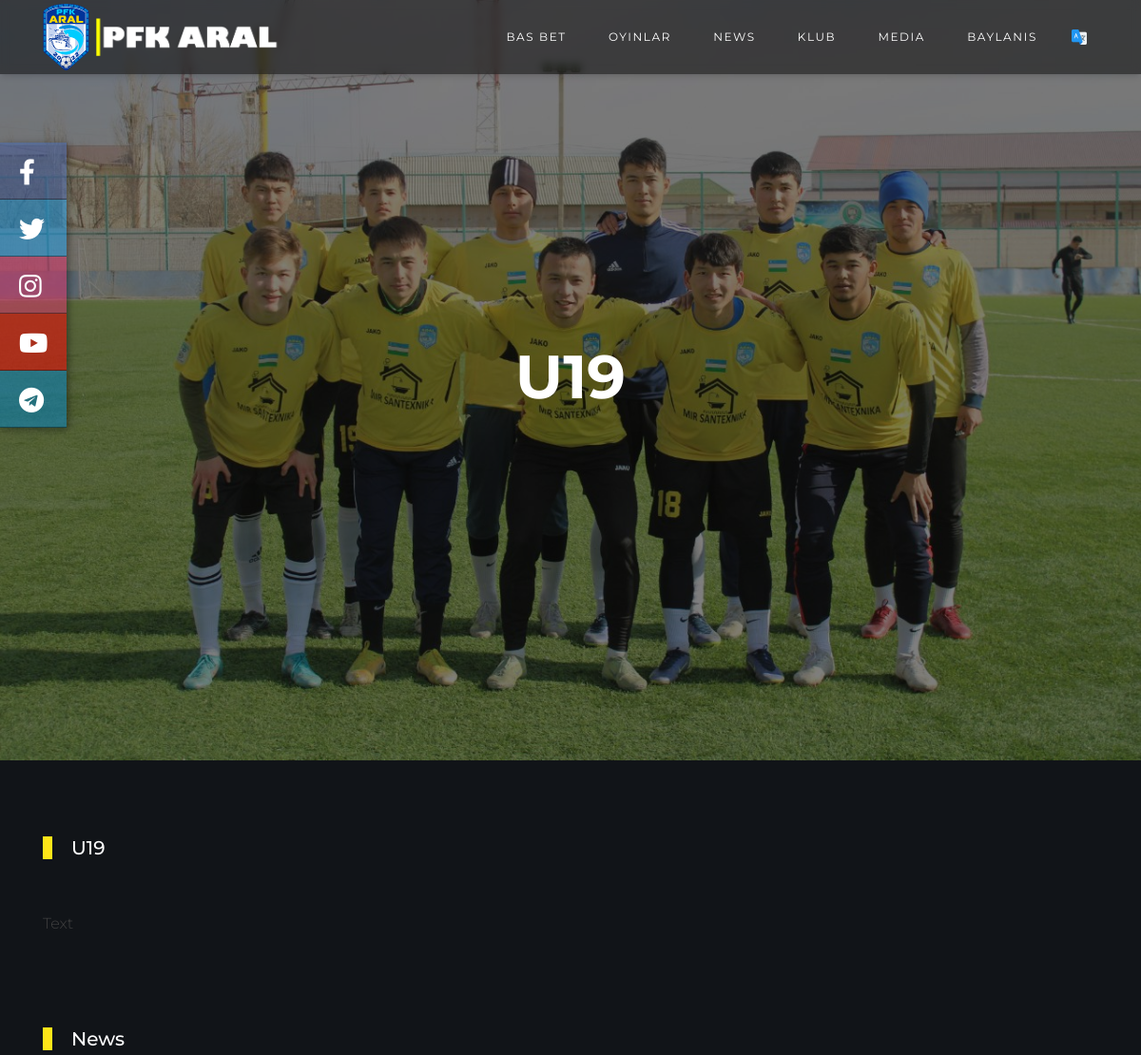
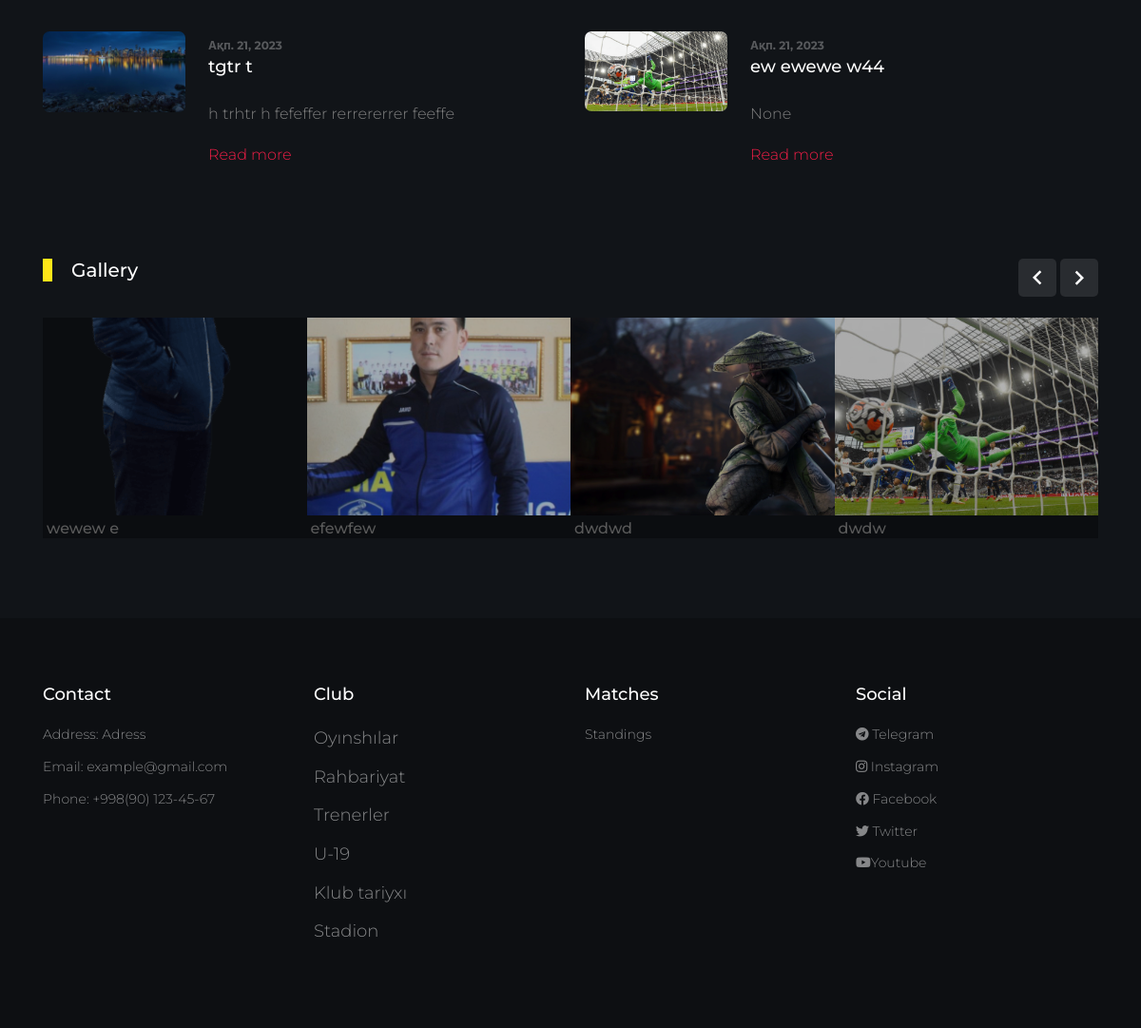
/kk/U-19/, run on the app's committed database (2 pictures, top to bottom).
### home/models.py (models this page shows, shortened)
class Contact(models.Model):
    address = models.CharField(max_length=200, verbose_name="Mánzil", default="Adress")
    phone_number = models.CharField(default="+998(90) 123-45-67", verbose_name='Telefon nomeri', max_length=20)
    email = models.EmailField(verbose_name='Elektron pochta')
    image = models.ImageField(upload_to='image/contact/', verbose_name='Súwret Fon')
    location = models.TextField(default="openstreetmap.org", verbose_name="Laylasıw ornı")
    telegram = models.URLField(default="https://t.me/Nurlan_Pirjanov", verbose_name="Telegram kanal", null=True, blank=True)
    instagram = models.URLField(default="https://www.instagram.com/pfkaral_official/", verbose_name="Instagram kanal", null=True, blank=True)
    facebook = models.URLField(verbose_name="Facebook kanal", null=True, blank=True)
    youtube = models.URLField(verbose_name="Youtube kanal", null=True, blank=True)
    twitter = models.URLField(verbose_name="Twitter kanal", null=True, blank=True)
    class Meta:
        verbose_name = 'Baylanıs'
        verbose_name_plural = 'Baylanıslar'

class U19(models.Model):
    title = models.CharField(max_length=100, verbose_name="Atama")
    body = RichTextUploadingField(default="Text")
    class Meta:
        verbose_name = "U19"
        verbose_name_plural = "U19"

class News(models.Model):
    title = models.CharField(max_length=250, verbose_name='Qısqa atama')
    summary = models.CharField(max_length=100, verbose_name="Qısqa maqala", null=True)
    body = RichTextUploadingField()
    image = models.ImageField(upload_to='image/news/', verbose_name='Súwret Fon')
    image2 = models.ImageField(upload_to='image/news/', verbose_name='Súwret', null=True)
    date = models.DateField(auto_now_add=True, verbose_name="Sáne")
    caregory = models.ForeignKey(Category, on_delete=models.CASCADE, related_name='cat', null=True)
    class Meta:
        verbose_name = "Jańalıq"
        verbose_name_plural = "Jańalıqlar"

class Gallery(models.Model):
    title = models.CharField(max_length=250, verbose_name='Sipatlama')
    image = models.ImageField(verbose_name='Súwret', upload_to='image/gallery/')
    class Meta:
        verbose_name = 'Súwret'
        verbose_name_plural = 'Súwretler'

### home/views.py (the view)
# urls.py: path('U-19/', U19View, name="U19"),
def U19View(request):
    object = U19.objects.first()
    context = {
        'object':object,
    }
    return TemplateResponse(request, "home/other_page.html", context)

### home/context_processors.py (called while the page is built)
def global_context(request):
    old_match = OldMatch.objects.last()
    contact = Contact.objects.last()
    gallery = Gallery.objects.order_by('-id')[:6]
    news = News.objects.order_by('-id')[:2]
    return {
        'contact': contact,
        'news':news,
        'gallery': gallery,
        'old_match': old_match,
        'site_name': 'PFK Aral',
        'logo_url': '/static/images/logo_pfk_aral.svg',
        'logo_url2': '/static/images/logo2.png',
        'logo_aral': '/static/images/SOCCER.png',
    }

### templates/home/other_page.html (shortened to what this page needs)
{% extends 'base.html' %}
{% load static %}
{% load i18n %}
{% block content %}
    {% if contact.image %}
        <div class="hero overlay" style="background-image: url('{{ contact.image.url }}');">
    {% else %}
        <div class="hero overlay" style="background-image: url('/static/images/bg_1.jpg');">
    {% endif %}
<div class="container">
    <div class="row align-items-center">
        <div class="col-lg-5 mx-auto text-center">
            <h1 class="text-white">{{ object.title }}</h1>
        </div>
    </div>
</div>
</div>
<div class="site-section">
    <div class="container">
        <div class="row">
            <div class="col-6 title-section">
                <h2 class="heading">{{ object.title }}</h2>
            </div>
        </div>
        <p>{{ object.body|safe }}</p>
    </div>
</div>
{% include 'home/components/news.html' %}
{% endblock content %}

### templates/home/components/news.html
<div class="container">
    <div class="row">
        <div class="col-6 title-section">
            <h2 class="heading">News</h2>
        </div>
    </div>
    <div class="row">
        {% for i in news %}
            <div class="col-lg-6">
                <div class="custom-media d-flex">
                    <div class="img mr-4">
                        <img src="{{ i.image.url }}" alt="Image" class="img-fluid">
                    </div>
                    <div class="text">
                        <span class="meta">{{ i.date }}</span>
                        <h3 class="mb-4"><a href="#">{{ i.title }}</a></h3>
                        <p>{{ i.summary|truncatechars:100 }}</p>
                        <p><a href="{% url 'DetailPage' i.pk %}">Read more</a></p>
                    </div>
                </div>
            </div>
        {% endfor %}
    </div>
</div>

### templates/home/components/gallery.html (shortened to what this page needs)
<div class="site-section">
    <div class="container">
        <div class="row">
            <div class="col-6 title-section">
                <h2 class="heading">Gallery</h2>
            </div>
            <div class="col-6 text-right">
                <div class="custom-nav">
                    <a href="#" class="js-custom-prev-v2"><span class="icon-keyboard_arrow_left"></span></a>
                    <a href="#" class="js-custom-next-v2"><span class="icon-keyboard_arrow_right"></span></a>
                </div>
            </div>
        </div>
        <div class="owl-4-slider owl-carousel">
            {% for i in gallery %}
                <div class="item">
                    <div class="video-media">
                        <img src="{{ i.image.url }}" alt="Image" class="img-card">
                        <div class="caption">
                            <h6 class="m-1">{{ i.title }}</h6>
                        </div>
                    </div>
                </div>
            {% endfor %}
        </div>
    </div>
</div>

### templates/home/components/footer.html
{% load i18n %}
<footer class="footer-section">
    <div class="container">
        <div class="row">
            <div class="col-lg-3">
                <div class="widget mb-3">
                    <h3>Contact</h3>
                    <ul class="list-unstyled links">
                        <li>Address: {{ contact.address }}</li>
                        <li>Email: <a href="mailto:{{ contact.email }}">{{ contact.email }}</a></li>
                        <li>Phone: <a href="tel:{{ contact.phone_number }}">{{ contact.phone_number }}</a></li>
                    </ul>
                </div>
            </div>
            <div class="col-lg-3">
                <div class="widget mb-3">
                    <h3>Club</h3>
                    <ul class="list-unstyled links">
                        <li><a href="{% url "PlayersPage" %}" class="link">{% trans "Players" %}</a></li>
                        <li><a href="{% url "rahbariyat" %}" class="link">Rahbariyat</a></li>
                        <li><a href="{% url "trener" %}" class="link">Trenerler</a></li>
                        <li><a href="{% url "U19" %}" class="link">U-19</a></li>
                        <li><a href="{% url "history" %}" class="link">Klub tariyxı</a></li>
                        <li><a href="{% url "stadion" %}" class="link">Stadion</a></li>
                    </ul>
                </div>
            </div>
            <div class="col-lg-3">
                <div class="widget mb-3">
                    <h3>Matches</h3>
                    <ul class="list-unstyled links">
                        <li><a href="#">Standings</a></li>
                    </ul>
                </div>
            </div>
            <div class="col-lg-3">
                <div class="widget mb-3">
                    <h3>Social</h3>
                    <ul class="list-unstyled links">
                        {% if contact.telegram %}
                            <li><i class="fab fa-telegram"></i> <a href="{{ contact.telegram }}">Telegram</a></li>
                        {% endif %}
                        {% if contact.instagram %}
                            <li><i class="fab fa-instagram"></i> <a href="{{ contact.instagram }}">Instagram</a></li>
                        {% endif %}
                        {% if contact.facebook %}
                            <li><i class="fab fa-facebook"></i> <a href="{{ contact.facebook }}">Facebook</a></li>
                        {% endif %}
                        {% if contact.twitter %}
                            <li><i class="fab fa-twitter"></i> <a href="{{ contact.twitter }}">Twitter</a></li>
                        {% endif %}
                        {% if contact.youtube %}
                            <li><i class="fab fa-youtube"></i><a href="{{ contact.youtube }}">Youtube</a></li>
                        {% endif %}
                    </ul>
                </div>
            </div>
        </div>
    </div>
</footer>

### static/css/style.css (style rules this page uses)
body { line-height: 1.7; color: gray; font-weight: 300; background-color: #222831; font-size: 16px; }
a { -webkit-transition: .3s all ease; -o-transition: .3s all ease; transition: .3s all ease; }
h1, h2, h3, h4, h5, .h1, .h2, .h3, .h4, .h5 { font-family: "Montserrat", -apple-system, BlinkMacSystemFont, "Segoe UI", Roboto, "Helvetica Neue", Arial, sans-serif, "Apple Color Emoji", "Segoe UI Emoji", "Segoe UI Symbol", "Noto Color Emoji"; color: #fff; }
.site-section { padding: 2.5em 0; }
@media (min-width: 768px) { .site-section { padding: 5em 0; } }
.hero { background-size: cover; background-position: center center; }
.hero, .hero > .container > .row { height: 100vh; min-height: 500px; }
.hero.overlay:before { content: ""; position: absolute; background: rgba(0, 0, 0, 0.5); top: 0; left: 0; right: 0; bottom: 0; }
.hero h1 { font-weight: 700; font-size: 4rem; }
.video-media { position: relative; }
.video-media:before { position: absolute; content: ""; top: 0; left: 0; right: 0; bottom: 0; background: rgba(0, 0, 0, 0.3); }
.title-section { margin-bottom: 30px; }
.title-section .heading { color: #fff; font-size: 20px; position: relative; padding-left: 30px; }
.title-section .heading:before { position: absolute; content: ""; width: 10px; top: 0; left: 0; bottom: 0; background: #ffe518; }
.footer-section { padding: 70px 0; font-size: 14px; color: rgba(255, 255, 255, 0.5); background: #1a1e25; }
.footer-section .widget h3 { color: #fff; font-size: 18px; margin-bottom: 20px; }
.footer-section .widget .links li { margin-bottom: 10px; }
.footer-section .widget .links li a { color: rgba(255, 255, 255, 0.5); }
.custom-nav a { font-size: 30px; display: inline-block; width: 40px; height: 40px; position: relative; color: #fff; border-radius: 5px; background: rgba(255, 255, 255, 0.1); }
.custom-nav a > span { position: absolute; top: 50%; left: 50%; -webkit-transform: translate(-50%, -50%); -ms-transform: translate(-50%, -50%); transform: translate(-50%, -50%); }
.custom-media .img { -webkit-box-flex: 0; -ms-flex: 0 0 150px; flex: 0 0 150px; }
.custom-media .img img { max-width: 100%; border-radius: 7px; }
.custom-media .text .meta { color: rgba(255, 255, 255, 0.3); font-size: 12px; font-weight: 700; }
.custom-media .text h3 { font-size: 18px; }
.custom-media .text h3 a { color: #fff; }

### static/css/main.css (style rules this page uses)
body { -webkit-user-select: none; -moz-user-select: none; -ms-user-select: none; user-select: none; }
.img-card { width: 100%; object-fit: cover; max-height: max(10rem, 30vh); aspect-ratio: 4/3; }
.link { background: none; border: none; font-size: 12px; text-decoration: none; font-family: inherit; font-size: large; cursor: pointer; padding: 0; }

### data on the page
Contact: image (picture), address "Adress", email "example@gmail.com", phone_number "+998(90) 123-45-67"
U19: title "U19"
News: image (picture), date "Ақп. 21, 2023", title "tgtr t", summary "h trhtr h fefeffer rerrererrer feeffe"
News: image (picture), date "Ақп. 21, 2023", title "ew ewewe w44", summary "None"
Gallery: image (picture), title "wewew e"
Gallery: image (picture), title "efewfew"
Gallery: image (picture), title "dwdwd"
Gallery: image (picture), title "dwdw"
